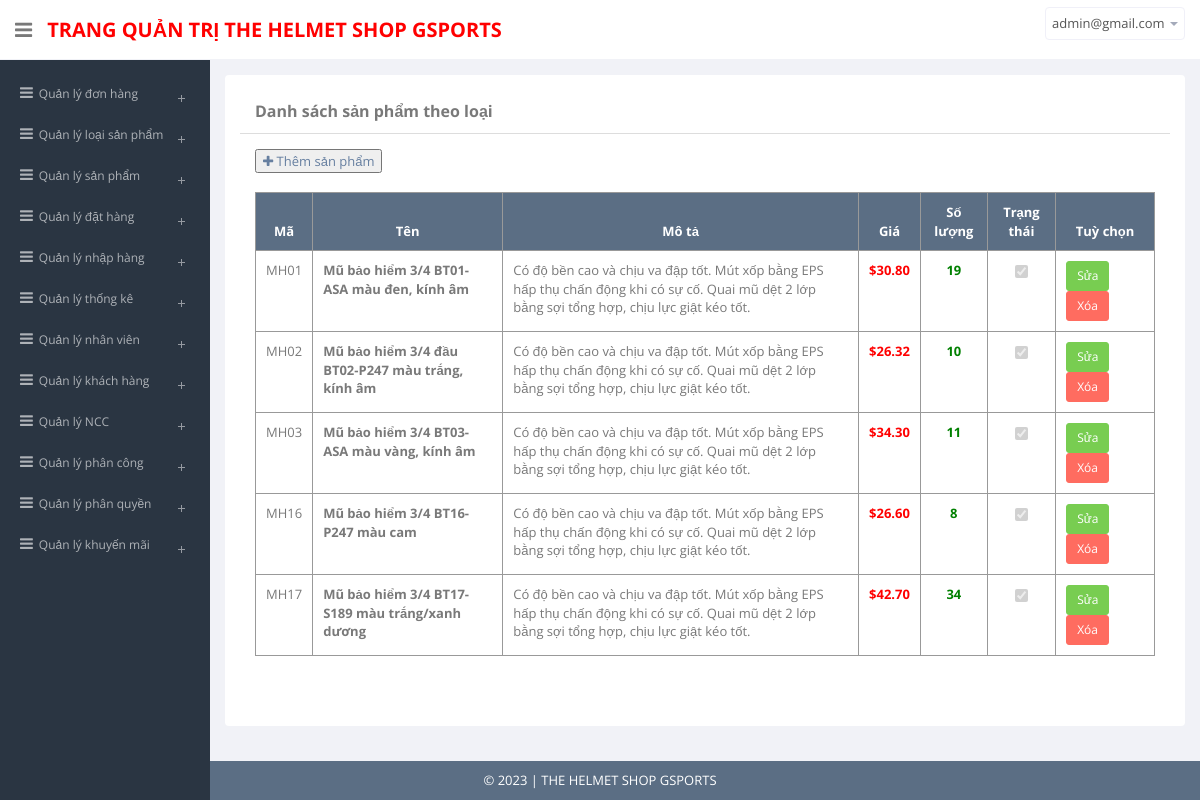
The app's page /admin/views/list-products.php?type=BT (signed in) with its own data.
### tables this page shows
CREATE TABLE `products` (
  `product_code` varchar(20) NOT NULL,
  `name` varchar(100) NOT NULL,
  `description` varchar(900) NOT NULL,
  `price` float NOT NULL,
  `image` varchar(100) DEFAULT NULL,
  `quantity_exist` int(11) NOT NULL,
  `new` tinyint(1) NOT NULL COMMENT '0: cũ, 1: mới',
  `status` tinyint(1) NOT NULL COMMENT '0: chưa xóa, 1: đã xóa',
  `cate_code` varchar(20) NOT NULL,
  `supp_code` varchar(20) DEFAULT NULL
);

### admin/model/BaseModel.php (called while the page is built, shortened)
<?php
class BaseModel{
    public $db;
    function __construct(){
        try{
            $this->db = new PDO('mysql:host=127.0.0.1:3306;dbname=helmet_shop','root','');
            $this->db->exec('SET NAMES UTF8');
        } catch(PDOException $e){
            echo "Lỗi: ".$e->getMessage();
            die;
        }
    }
    function setStatement($sql,$value = []){
        $stmt = $this->db->prepare($sql);
        return $stmt;
    }
    function loadMoreRows($sql,$value=[]){
        $stmt = $this->setStatement($sql,$value);
        $check = $stmt->execute();
        return $stmt->fetchAll(PDO::FETCH_OBJ);
    }
}
?>

### admin/controller/MenuController.php (called while the page is built, shortened)
<?php
    include_once($_SERVER["DOCUMENT_ROOT"].'\helmet_shop\admin\model\MenuModel.php');
    class MenuController extends Controller{
        function getType(){
            $model = new MenuModel;
            $data=$model->getAllType();
            return $data;
        }
    }
?>

### admin/model/MenuModel.php (called while the page is built)
<?php
    include_once($_SERVER["DOCUMENT_ROOT"].'\helmet_shop\admin\model\BaseModel.php');
    class MenuModel extends BaseModel{
        function getAllType(){
            $sql = "SELECT *
            FROM categories c
            WHERE c.status = '0'
            AND c.cate_code IN( SELECT p.cate_code FROM products p)";
           return  $this->loadMoreRows($sql);
        }
    }
?>

### admin/model/TypeModel.php (called while the page is built)
<?php
    include_once($_SERVER["DOCUMENT_ROOT"].'\helmet_shop\admin\model\BaseModel.php');
    class TypeModel extends BaseModel{
        function getProductsByType($id){
            $sql = "SELECT * FROM products WHERE cate_code='$id'";
           return  $this->loadMoreRows($sql);
        }
    }
?>

### admin/views/list-products.php (the view, shortened to what this page needs)
<?php
    include_once('..\controller\TypeController.php');
    include_once('..\model\TypeModel.php');
    $model = new TypeModel;
    $id=$_GET['type'];
    $data=$model->getProductsByType($id);
?>
<head>
    <?php include_once('..\views\common.php'); ?>
</head>
<body>
<section id="container">
<?php include_once('header.php')?>
<?php if(isset($_SESSION['login_email'])) include_once('menu.php'); ?>
<section id="main-content">
<section class="wrapper">
<div class="panel panel-body">
	<section class="content">
		<div class="panel panel-default">
			<div class="panel-heading">
				<b>Danh sách sản phẩm theo loại</b>
			</div>
			<div class="panel-body">
				<a href="views/add-product.php?type=<?=$id?>"><button><i class='fa fa-plus'></i> Thêm sản phẩm</button></a>
				<br /><br />
				<table class="table table-bordered table-hover">
					<thead>
						<tr>
							<th style='text-align:center;'>Mã</th>
							<th style='text-align:center;'>Tên</th>
							<th style='text-align:center;'>Mô tả</th>
							<th style='text-align:center;'>Giá</th>
							<th style='text-align:center;'>Số lượng</th>
							<th style='text-align:center;'>Trạng thái</th>
							<th style='text-align:center;' width="11%">Tuỳ chọn</th>
						</tr>
					</thead>
					<tbody>
						<?php
							foreach($data as $t):
						?>
						<tr id="sanpham-<?= $t->product_code?>">
							<td style='text-align:center;'><?= $t->product_code?></td>
							<td class="name-<?= $t->product_code?>">
							<?php
								if ($t->status==0)
									echo "<b>".$t->name."</b>";
								else {
									echo "<b>".$t->name."</b> <i style='color:red;font-weight:bold;'>(Ngừng kinh doanh)</i>";
								}
							?>
							</td>
							<td><?=$t->description?></td>
							<td style='text-align:center;'><span class='price'><?=number_format($t->price,PRICE_DECIMALS,'.','')?></span></td>
							<td style='color:green;font-weight:bold;text-align:center;'><?=$t->quantity_exist?></td>
							<td style='text-align:center;'>
							<input type="checkbox" name="" value="" disabled="disabled" <?php if($t->new ==1){?>checked<?php }?>>
							</td>
							<td>
								<a style=" padding-bottom:10px" href="views/edit-product.php?id=<?= $t->product_code?>"><button class="btn btn-sm btn-success">Sửa</button></a>
                                <?php if ($t->status==0) { ?>
								    <button class="btn btn-sm btn-danger" data-id="<?= $t->product_code?>">Xóa</button>
                                <?php } ?>
							</td>
						</tr>
						<?php endforeach?>
					</tbody>
				</table>
			</div>
		</div>
	</section>
</div>
</section>
</section>
<?php include_once('footer.php'); ?>
</section>
</body>
</html>

### records on screen
products: product_code "MH01", name "Mũ bảo hiểm 3/4 BT01-ASA màu đen, kính âm", description "Có độ bền cao và chịu va đập tốt. Mút xốp bằng EPS hấp thụ chấn động khi có sự cố. Quai mũ dệt 2 lớp bằng sợi tổng hợp, chịu lực giật kéo tốt.", price "30.80", quantity_exist "19", new "☑"
products: product_code "MH02", name "Mũ bảo hiểm 3/4 đầu BT02-P247 màu trắng, kính âm", description "Có độ bền cao và chịu va đập tốt. Mút xốp bằng EPS hấp thụ chấn động khi có sự cố. Quai mũ dệt 2 lớp bằng sợi tổng hợp, chịu lực giật kéo tốt.", price "26.32", quantity_exist "10", new "☑"
products: product_code "MH03", name "Mũ bảo hiểm 3/4 BT03-ASA màu vàng, kính âm", description "Có độ bền cao và chịu va đập tốt. Mút xốp bằng EPS hấp thụ chấn động khi có sự cố. Quai mũ dệt 2 lớp bằng sợi tổng hợp, chịu lực giật kéo tốt.", price "34.30", quantity_exist "11", new "☑"
products: product_code "MH16", name "Mũ bảo hiểm 3/4 BT16-P247 màu cam", description "Có độ bền cao và chịu va đập tốt. Mút xốp bằng EPS hấp thụ chấn động khi có sự cố. Quai mũ dệt 2 lớp bằng sợi tổng hợp, chịu lực giật kéo tốt.", price "26.60", quantity_exist "8", new "☑"
products: product_code "MH17", name "Mũ bảo hiểm 3/4 BT17-S189 màu trắng/xanh dương", description "Có độ bền cao và chịu va đập tốt. Mút xốp bằng EPS hấp thụ chấn động khi có sự cố. Quai mũ dệt 2 lớp bằng sợi tổng hợp, chịu lực giật kéo tốt.", price "42.70", quantity_exist "34", new "☑"

### other values on screen
SHOP_NAME "THE HELMET SHOP GSPORTS"
$_SESSION['login_email'] "admin@gmail.com"
$key "Quản lý đơn hàng"
$key "Quản lý loại sản phẩm"
$key "Quản lý sản phẩm"
$key "Quản lý đặt hàng"
$key "Quản lý nhập hàng"
$key "Quản lý thống kê"
$key "Quản lý nhân viên"
$key "Quản lý khách hàng"
$key "Quản lý NCC"
$key "Quản lý phân công"
$key "Quản lý phân quyền"
$key "Quản lý khuyến mãi"
